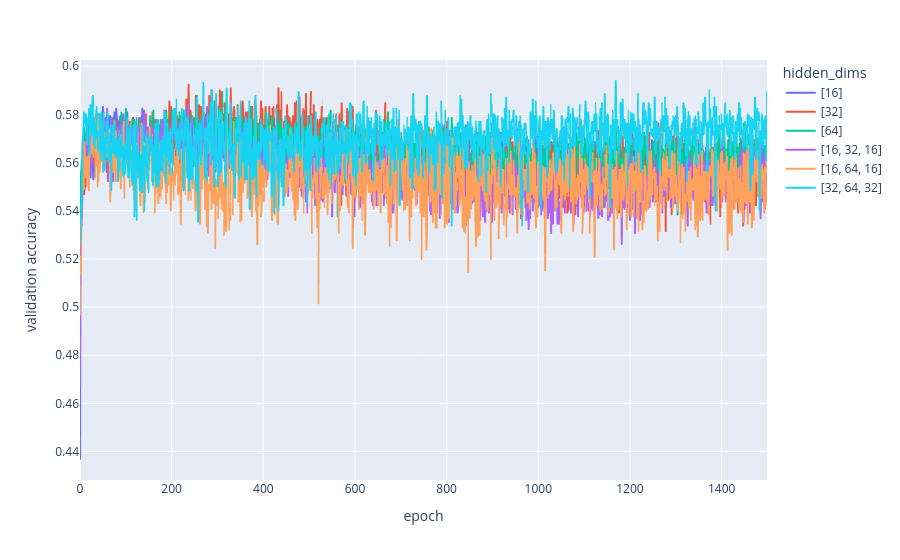

Notebook cell for this chart:
### Code cell
rows = []
for i, hidden_dims in enumerate(hidden_dims_array):
    for epoch, acc in enumerate(val_accuracies[i]):
        rows.append({'epoch': epoch, 'validation accuracy': acc, 'hidden_dims': str(hidden_dims)})
fig = px.line(pd.DataFrame(rows), x='epoch', y='validation accuracy', color='hidden_dims')
fig.show()

### Figure 1 — Plotly figure (JSON) as saved in the notebook; plotly's stock layout.template omitted (floating-point values rounded to 4 significant figures; data arrays with more than 128 entries replaced by an {"elided": "..."} marker saying what was removed)
{"data": [{"hovertemplate": "hidden_dims=[16]<br>epoch=%{x}<br>validation accuracy=%{y}<extra></extra>", "legendgroup": "[16]", "line": {"color": "#636efa", "dash": "solid"}, "marker": {"symbol": "circle"}, "mode": "lines", "name": "[16]", "showlegend": true, "type": "scattergl", "x": {"elided": "1500 int values"}, "xaxis": "x", "y": {"elided": "1500 float values"}, "yaxis": "y"}, {"hovertemplate": "hidden_dims=[32]<br>epoch=%{x}<br>validation accuracy=%{y}<extra></extra>", "legendgroup": "[32]", "line": {"color": "#EF553B", "dash": "solid"}, "marker": {"symbol": "circle"}, "mode": "lines", "name": "[32]", "showlegend": true, "type": "scattergl", "x": {"elided": "1500 int values"}, "xaxis": "x", "y": {"elided": "1500 float values"}, "yaxis": "y"}, {"hovertemplate": "hidden_dims=[64]<br>epoch=%{x}<br>validation accuracy=%{y}<extra></extra>", "legendgroup": "[64]", "line": {"color": "#00cc96", "dash": "solid"}, "marker": {"symbol": "circle"}, "mode": "lines", "name": "[64]", "showlegend": true, "type": "scattergl", "x": {"elided": "1500 int values"}, "xaxis": "x", "y": {"elided": "1500 float values"}, "yaxis": "y"}, {"hovertemplate": "hidden_dims=[16, 32, 16]<br>epoch=%{x}<br>validation accuracy=%{y}<extra></extra>", "legendgroup": "[16, 32, 16]", "line": {"color": "#ab63fa", "dash": "solid"}, "marker": {"symbol": "circle"}, "mode": "lines", "name": "[16, 32, 16]", "showlegend": true, "type": "scattergl", "x": {"elided": "1500 int values"}, "xaxis": "x", "y": {"elided": "1500 float values"}, "yaxis": "y"}, {"hovertemplate": "hidden_dims=[16, 64, 16]<br>epoch=%{x}<br>validation accuracy=%{y}<extra></extra>", "legendgroup": "[16, 64, 16]", "line": {"color": "#FFA15A", "dash": "solid"}, "marker": {"symbol": "circle"}, "mode": "lines", "name": "[16, 64, 16]", "showlegend": true, "type": "scattergl", "x": {"elided": "1500 int values"}, "xaxis": "x", "y": {"elided": "1500 float values"}, "yaxis": "y"}, {"hovertemplate": "hidden_dims=[32, 64, 32]<br>epoch=%{x}<br>validation accuracy=%{y}<extra></extra>", "legendgroup": "[32, 64, 32]", "line": {"color": "#19d3f3", "dash": "solid"}, "marker": {"symbol": "circle"}, "mode": "lines", "name": "[32, 64, 32]", "showlegend": true, "type": "scattergl", "x": {"elided": "1500 int values"}, "xaxis": "x", "y": {"elided": "1500 float values"}, "yaxis": "y"}], "layout": {"legend": {"title": {"text": "hidden_dims"}, "tracegroupgap": 0}, "margin": {"t": 60}, "xaxis": {"anchor": "y", "domain": [0, 1], "title": {"text": "epoch"}}, "yaxis": {"anchor": "x", "domain": [0, 1], "title": {"text": "validation accuracy"}}}}
